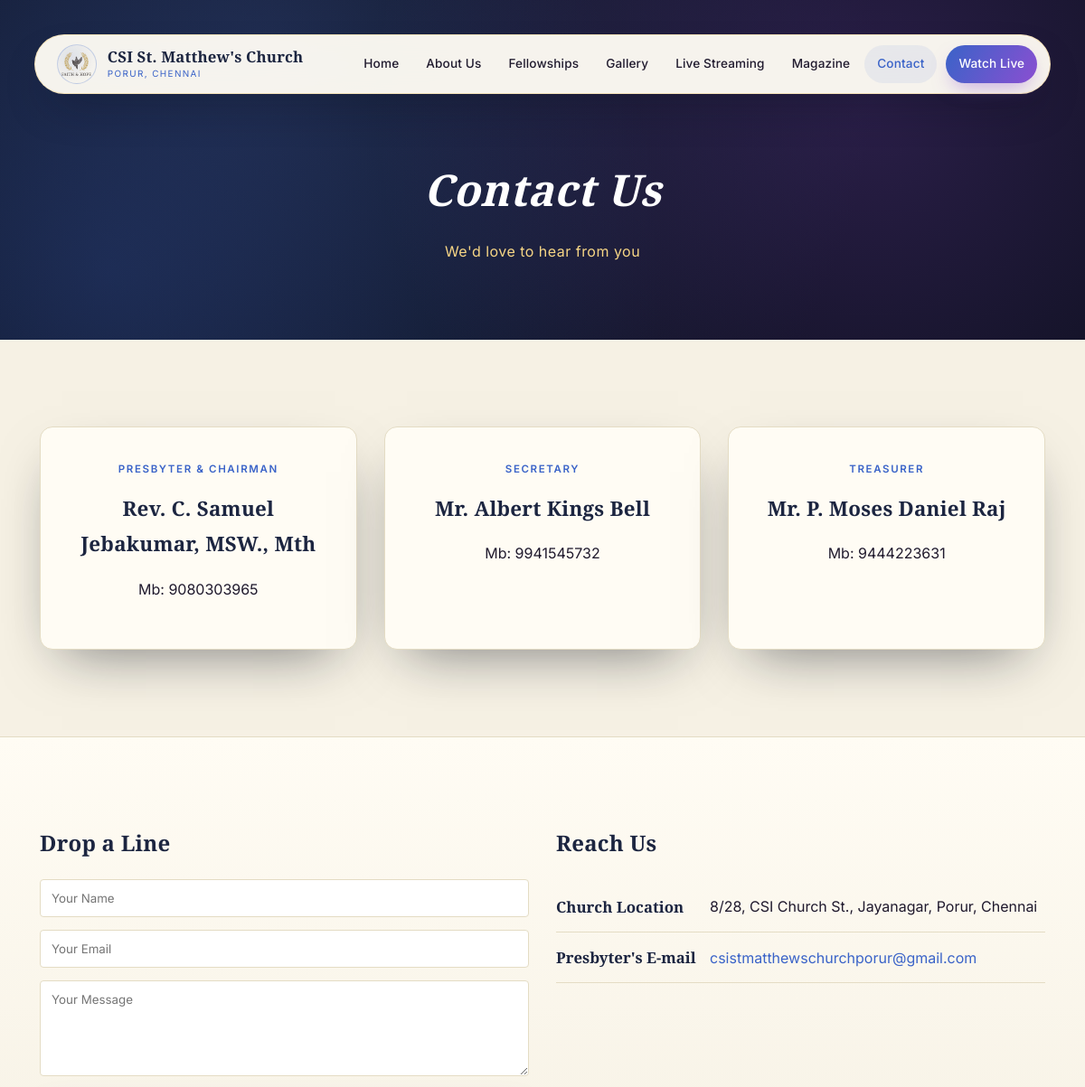
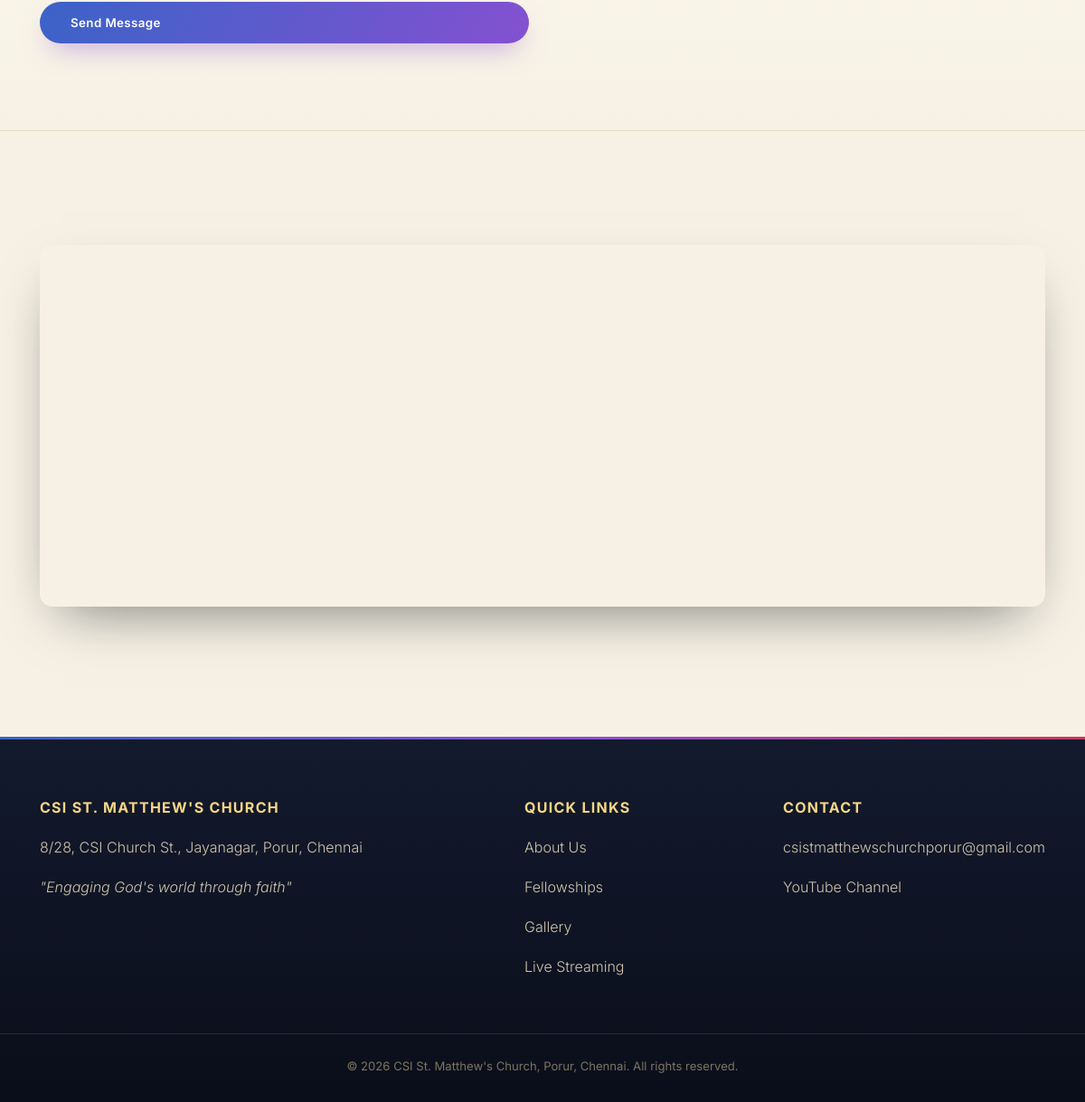
The page /contact.php on the database its author committed (2 pictures, top to bottom).
### tables this page shows
CREATE TABLE leaders (
  id INT AUTO_INCREMENT PRIMARY KEY,
  role VARCHAR(100) NOT NULL,
  name VARCHAR(150) NOT NULL,
  contact VARCHAR(50),
  photo VARCHAR(255) DEFAULT NULL,
  photo_pos_x INT DEFAULT 50,
  photo_pos_y INT DEFAULT 20,
  photo_zoom INT DEFAULT 100,
  sort_order INT DEFAULT 0
);

### includes/config.php (called while the page is built, shortened)
<?php
function db(): mysqli {
    static $conn = null;
    if ($conn === null) {
        $conn = new mysqli(DB_HOST, DB_USER, DB_PASS, DB_NAME);
        $conn->set_charset('utf8mb4');
    }
    return $conn;
}
function h(?string $value): string {
    return htmlspecialchars($value ?? '', ENT_QUOTES, 'UTF-8');
}
function setting(string $key, string $default = ''): string {
    static $cache = null;
    if ($cache === null) {
        $cache = [];
        $result = db()->query('SELECT setting_key, setting_value FROM settings');
        while ($row = $result->fetch_assoc()) {
            $cache[$row['setting_key']] = $row['setting_value'];
        }
    }
    return $cache[$key] ?? $default;
}

### contact.php (the view, shortened to what this page needs)
<?php
require_once __DIR__ . '/includes/config.php';
$leaders = db()->query('SELECT * FROM leaders ORDER BY sort_order');
require __DIR__ . '/includes/header.php';
?>
<div class="page-hero">
  <h1>Contact Us</h1>
  <p>We'd love to hear from you</p>
</div>
<section>
  <div class="container">
    <div class="grid grid-3">
      <?php while ($l = $leaders->fetch_assoc()): ?>
      <div class="card">
        <div class="role"><?= h($l['role']) ?></div>
        <h3><?= h($l['name']) ?></h3>
        <p>Mb: <?= h($l['contact']) ?></p>
      </div>
      <?php endwhile; ?>
    </div>
  </div>
</section>
<section class="alt">
  <div class="container grid grid-2">
    <div>
      <h2>Drop a Line</h2>
      <form method="post" style="display:flex; flex-direction:column; gap:14px;">
        <input type="text" name="name" placeholder="Your Name" required style="padding:12px; border:1px solid var(--border); border-radius:4px; font-family:inherit;">
        <input type="email" name="email" placeholder="Your Email" required style="padding:12px; border:1px solid var(--border); border-radius:4px; font-family:inherit;">
        <textarea name="message" rows="5" placeholder="Your Message" required style="padding:12px; border:1px solid var(--border); border-radius:4px; font-family:inherit;"></textarea>
        <button type="submit" class="btn" style="cursor:pointer;">Send Message</button>
      </form>
    </div>
    <div>
      <h2>Reach Us</h2>
      <table class="contact-table">
        <tr><td>Church Location</td><td><?= h(setting('address')) ?></td></tr>
        <tr><td>Presbyter's E-mail</td><td><a href="mailto:<?= h(setting('email')) ?>"><?= h(setting('email')) ?></a></td></tr>
      </table>
    </div>
  </div>
</section>
<section>
  <div class="container">
    <iframe class="map-frame" src="https://www.google.com/maps?q=CSI+St+Matthews+Church+Porur+Chennai&output=embed" allowfullscreen loading="lazy"></iframe>
  </div>
</section>
<?php require __DIR__ . '/includes/footer.php'; ?>

### assets/css/style.css (style rules this page uses)
:root { --ink: #0a0e1a; --ink-2: #131a2e; --ink-3: #1c2540; --paper: #f6f1e4; --paper-card: #fffcf4; --sapphire: #3a63c8; --amethyst: #8a4fd1; --amber: #f2b632; --amber-soft: #f7d685; --ruby: #c8385a; --text: #201a2e; --text-muted: #6b6478; --border: #e4dcc4; --shadow: 0 25px 60px -25px rgba(10, 14, 26, 0.55); --glass-gradient: linear-gradient(120deg, var(--sapphire), var(--amethyst) 55%, var(--ruby) 100%); }
* { box-sizing: border-box; }
html { scroll-behavior: smooth; }
body { margin: 0; font-family: 'Inter', -apple-system, sans-serif; background: var(--paper); color: var(--text); line-height: 1.75; overflow-x: hidden; }
h1, h2, h3, h4, .site-title { font-family: 'Cormorant Garamond', Georgia, serif; font-weight: 700; color: var(--ink-3); margin-top: 0; letter-spacing: 0.01em; }
a { color: var(--sapphire); text-decoration: none; transition: color 0.25s ease; }
.container { max-width: 1160px; margin: 0 auto; padding: 0 24px; }
.page-hero { position: relative; background: radial-gradient(circle at 25% 15%, var(--ink-3), var(--ink) 70%); color: #fff; padding: 168px 24px 84px; text-align: center; overflow: hidden; }
.page-hero::before { content: ''; position: absolute; inset: 0; background: radial-gradient(circle at 80% 30%, rgba(138,79,209,0.25), transparent 55%), radial-gradient(circle at 10% 80%, rgba(58,99,200,0.25), transparent 55%); }
.page-hero h1 { color: #fff; margin-bottom: 12px; position: relative; font-size: clamp(2.1rem, 4.4vw, 3rem); font-style: italic; }
.page-hero p { color: var(--amber-soft); margin: 0; position: relative; font-family: 'Inter', sans-serif; letter-spacing: 0.03em; }
section { padding: 96px 0; position: relative; }
section.alt { background: linear-gradient(180deg, var(--paper-card), var(--paper)); border-top: 1px solid var(--border); border-bottom: 1px solid var(--border); }
.grid { display: grid; gap: 30px; }
.grid-3 { grid-template-columns: repeat(3, 1fr); }
.grid-2 { grid-template-columns: repeat(2, 1fr); }
.card { background: var(--paper-card); border: 1px solid var(--border); border-radius: 14px; padding: 36px 28px; text-align: center; box-shadow: var(--shadow); transition: transform 0.4s cubic-bezier(.2,.8,.3,1), box-shadow 0.4s ease; position: relative; overflow: hidden; }
.card::before { content: ''; position: absolute; top: 0; left: 0; right: 0; height: 3px; background: var(--glass-gradient); transform: scaleX(0); transform-origin: left; transition: transform 0.5s ease; }
.card h3 { margin-bottom: 6px; font-size: 1.4rem; }
.card .role { color: var(--sapphire); font-size: 0.72rem; text-transform: uppercase; letter-spacing: 0.14em; margin-bottom: 14px; font-family: 'Inter', sans-serif; font-weight: 600; }
.btn { display: inline-flex; align-items: center; gap: 8px; position: relative; overflow: hidden; background: var(--glass-gradient); background-size: 200% auto; color: #fff; padding: 15px 34px; border-radius: 30px; font-family: 'Inter', sans-serif; font-weight: 600; letter-spacing: 0.03em; border: none; transition: background-position 0.5s ease, transform 0.3s ease, box-shadow 0.3s ease; box-shadow: 0 14px 30px -12px rgba(138,79,209,0.55); }
table.contact-table { width: 100%; table-layout: fixed; border-collapse: collapse; margin-top: 22px; font-family: 'Inter', sans-serif; }
table.contact-table td { padding: 13px 0; border-bottom: 1px solid var(--border); overflow-wrap: anywhere; }
table.contact-table td:first-child { font-family: 'Cormorant Garamond', serif; font-weight: 700; color: var(--ink-3); width: 170px; font-size: 1.05rem; }
.map-frame { border: 0; width: 100%; height: 400px; border-radius: 14px; margin-top: 30px; box-shadow: var(--shadow); filter: grayscale(0.2) contrast(1.05); }

### rows shown on the page
leaders: role "PRESBYTER & CHAIRMAN", name "Rev. C. Samuel Jebakumar, MSW., Mth", contact "9080303965"
leaders: role "SECRETARY", name "Mr. Albert Kings Bell", contact "9941545732"
leaders: role "TREASURER", name "Mr. P. Moses Daniel Raj", contact "9444223631"

### other values the page prints
setting('site_name') "CSI St. Matthew's Church"
setting('site_location') "PORUR, CHENNAI"
$label "Home About Us Fellowships Gallery Live Streaming Magazine Contact"
setting('address') "8/28, CSI Church St., Jayanagar, Porur, Chennai"
setting('email') "csistmatthewschurchporur@gmail.com"
setting('site_name') "CSI ST. MATTHEW'S CHURCH"
setting('tagline') "Engaging God's world through faith"
setting('site_location') "Porur, Chennai"
